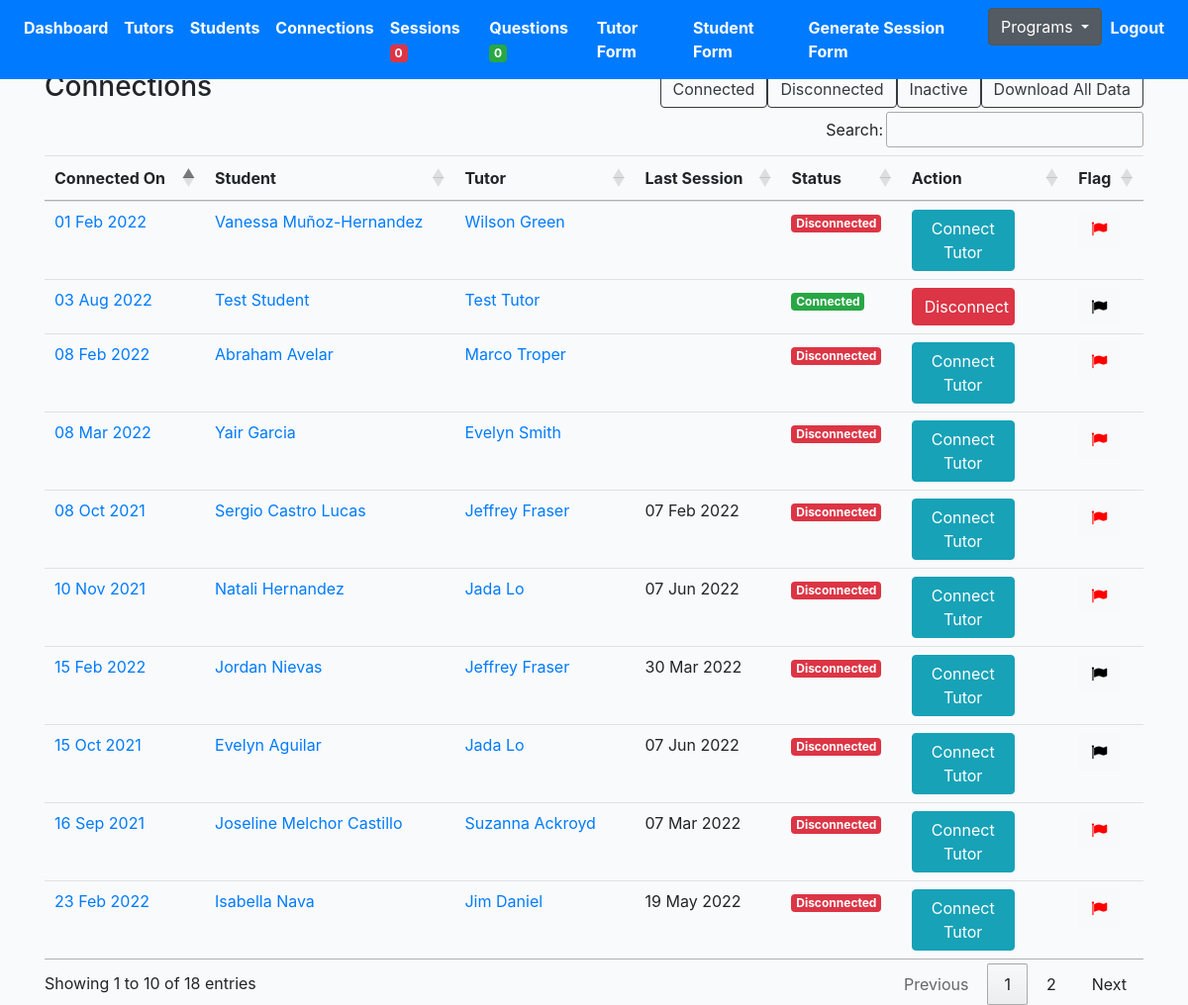
The page /tutoring/connections/ (signed in) on the database its author committed.
### profiles/models.py (models this page shows, shortened)
class Connection(models.Model):
    created = models.DateTimeField(auto_now_add=True)
    student = models.ForeignKey(Profile, on_delete=models.CASCADE, related_name='student')
    tutor = models.ForeignKey(Profile, on_delete=models.CASCADE, related_name='tutor')
    status = models.CharField(max_length=200, choices=STATUS_CHOICES)
    updated = models.DateTimeField(auto_now=True)
    flag = models.BooleanField(default=False)
    note = models.TextField(null=True, blank=True, max_length=1000)
    def get_absolute_url(self):
        return reverse("profiles:connection-detail-view", kwargs={"pk": self.pk})
    def get_sessions(self):
        return self.session_set.filter(submit_status=True).order_by('-updated')[:1]

class Profile(models.Model):
    role = models.CharField(max_length=200, choices=ROLE_CHOICES_PROFILE, null=True)
    avatar = models.ImageField(default='avatar.png', upload_to='avatars/')
    first_name = models.CharField(max_length=200, blank=True)
    last_name = models.CharField(max_length=200, blank=True)
    email = models.EmailField(max_length=200, blank=True)
    student_grade = models.CharField(null=True, blank=True, max_length=200, choices=STUDENT_GRADE_CHOICES)
    grade = models.CharField(null=True, blank=True, max_length=200, choices=GRADE_CHOICES)
    academic_advisor = models.ForeignKey(Academicadvisor, null=True, blank=True, on_delete=models.CASCADE, related_name='academic_advisor')
    academic_advisor_email = models.EmailField(max_length=200, blank=True)
    subjects = models.ManyToManyField(Subject, blank=True, related_name='subjects')
    school = models.CharField(max_length=200, blank=True)
    friends = models.ManyToManyField("self", blank=True, related_name='testfriends')
    updated = models.DateTimeField(auto_now=True)
    created = models.DateTimeField(auto_now_add=True)
    slug = models.SlugField(unique=True, blank=True)
    flag = models.BooleanField(default=False)
    parent1_first_name = models.CharField(max_length=200, blank=True)
    parent1_last_name = models.CharField(max_length=200, blank=True)
    parent1_phone = models.CharField(max_length=200, blank=True)
    parent1_email = models.EmailField(max_length=200, blank=True)
    student_capacity = models.IntegerField(null=True, blank=True)
    phone = models.CharField(max_length=200, blank=True)
    question = models.TextField(null=True, blank=True, max_length=1000)
    languages = models.ManyToManyField(Language, blank=True, related_name='subjects')
    comfortable_share_phone = models.BooleanField(default=False)
    permission_share_grade = models.BooleanField(default=False)
    optional_school_loop_profile_link = models.TextField(null=True, blank=True, max_length=500)
    optional_school_loop_username = models.TextField(null=True, blank=True, max_length=500)
    optional_school_loop_password = models.TextField(null=True, blank=True, max_length=500)
    parent_languages = models.CharField(null=True, blank=True, max_length=200, choices=LANGUAGE_CHOICES)
    age = models.IntegerField(null=True, blank=True)
    ethnic = models.CharField(null=True, blank=True, max_length=200, choices=ETHNIC_CHOICES)
    note = models.TextField(null=True, blank=True, max_length=1000)
    interest = models.ManyToManyField(Interest, blank=True, related_name='interest')
    check = models.CharField(null=True, blank=True, max_length=200, choices=YES_NO)
    status = models.CharField(null=True, blank=True, max_length=200, choices=PROFILE_STATUS, default='active')
    connect_virtual = models.BooleanField(default=False)
    def get_absolute_url(self):
        return reverse("profiles:profile-detail-view", kwargs={"slug": self.slug})
    __initial_first_name = None
    __initial_last_name = None
    def __init__(self, *args, **kwargs):
        super().__init__(*args, **kwargs)
        self.__initial_first_name = self.first_name
        self.__initial_last_name = self.last_name

class Session(models.Model):
    connection = models.ForeignKey(Connection, on_delete=models.CASCADE)
    meet = models.IntegerField(null=True, blank=True)
    length = models.FloatField(null=True, blank=True)
    subjects = models.ManyToManyField(Subject, blank=True, related_name='sessionsubjects')
    updated = models.DateTimeField(auto_now=True, null=True, blank=True)
    created = models.DateTimeField(auto_now_add=True)
    help = models.TextField(null=True, blank=True, max_length=1000)
    support = models.ManyToManyField(Support, blank=True, related_name='supports')
    othersupport = models.CharField(null=True, blank=True, max_length=200)
    rate = models.IntegerField(null=True, blank=True)
    productivity = models.IntegerField(null=True, blank=True)
    question = models.TextField(null=True, blank=True, max_length=1000)
    disconnect = models.CharField(null=True, blank=True, max_length=200, choices=CONT_STATUS_CHOICES)
    submit_status = models.BooleanField(default=False)
    flag = models.BooleanField(default=False)
    reason_disconnect= models.TextField(null=True, blank=True, max_length=1000)
    urgent_check = models.BooleanField(default=False)

### profiles/views.py (the view)
# urls.py: path('connections/', ConnectionListView.as_view(), name='connection-list'),
@method_decorator(login_required, name='dispatch')
@method_decorator(allowed_users(allowed_roles=['tutor', 'admin']), name='dispatch')
class ConnectionListView(ListView):
    model = Connection
    template_name = 'tutor/connection-list.html'
    def get_queryset(self):
        qs = Connection.objects.all().order_by('-created')
        return qs

### cprofiles/context_processors.py (called while the page is built)
def choice_question(request):
    if(request.user.id):
        choice_unanswered_question_num = Question.objects.filter(status="UNANSWERED").count()
        choice_session_flag_num = Session.objects.filter(flag=True).count()
        return {
            'choice_unanswered_question_num' : choice_unanswered_question_num,
            'choice_session_flag_num' : choice_session_flag_num
        }
    return {}

### middleschool/context_processors.py (called while the page is built)
def middle_school_question(request):
    if(request.user.id):
        middle_school_unanswered_question_num = Question.objects.filter(status="UNANSWERED").count()
        middle_school_session_flag_num = Session.objects.filter(flag=True).count()
        return {
            'middle_school_unanswered_question_num' : middle_school_unanswered_question_num,
            'middle_school_session_flag_num' : middle_school_session_flag_num
        }
    return {}

### mprofiles/context_processors.py (called while the page is built)
def mentor_question(request):
    if(request.user.id):
        mentor_unanswered_question_num = Question.objects.filter(status="UNANSWERED").count()
        mentor_session_flag_num = Session.objects.filter(flag=True).count()
        return {
            'mentor_unanswered_question_num' : mentor_unanswered_question_num,
            'mentor_session_flag_num' : mentor_session_flag_num
        }
    return {}

### profiles/context_processors.py (called while the page is built)
def high_school_question(request):
    if(request.user.id):
        high_school_unanswered_question_num = Question.objects.filter(status="UNANSWERED").count()
        high_school_session_flag_num = Session.objects.filter(flag=True).count()
        return {
            'high_school_unanswered_question_num' : high_school_unanswered_question_num,
            'high_school_session_flag_num' : high_school_session_flag_num
        }
    return {}

### templates/tutor/connection-list.html (shortened to what this page needs)
{% extends 'base.html' %}
{% load static %}
{% block stylesheet %}{% static '/css/my_invites.css' %}{% endblock %}
{% block content %}
<div class="row">
    <div class="col-auto mr-auto">
        <h3>Connections</h3>
    </div>
    <div class="col-auto">
        <div class="btn-group" role="group" aria-label="Basic example">
            <form action="{% url 'profiles:search-connection' %}" method="POST">
                <button type="submit" class="btn btn-outline-dark">Connected</button>
            </form>
            <form action="{% url 'profiles:search-connection' %}" method="POST">
                <button type="submit" class="btn btn-outline-dark">Disconnected</button>
            </form>
            <form action="{% url 'profiles:search-connection' %}" method="POST">
                <button type="submit" class="btn btn-outline-dark">Inactive</button>
            </form>
            <form action="{% url 'profiles:export-tutoring-connection-list' %}" method="POST">
                <button type="submit" class="btn btn-outline-dark">Download All Data</button>
            </form>
        </div>
    </div>
</div>
<div class="table-responsive-lg">
    <table id="myTable" class="table">
        <thead>
            <tr>
                <th scope="col">Connected On</th>
                <th scope="col">Student</th>
                <th scope="col">Tutor</th>
                <th scope="col">Last Session</th>
                <th scope="col">Status</th>
                <th scope="col">Action</th>
                <th scope="col">Flag</th>
            </tr>
        </thead>
        <tbody>
            {% for obj in object_list %}
            <tr>
                <td><a href="{{obj.get_absolute_url}}">{{obj.created|date:"d M Y"}}</a></td>
                <td><a href="{{obj.student.get_absolute_url}}">{{obj.student.first_name}} {{obj.student.last_name}}</a>
                </td>
                <td><a href="{{obj.tutor.get_absolute_url}}">{{obj.tutor.first_name}} {{obj.tutor.last_name}}</a></td>
                <td>{% for session in obj.get_sessions %}{{session.updated|date:"d M Y"}}{% endfor %}</td>
                <td class="status{{obj.id}}">
                    {% if obj.status == 'connected' %}
                    <div><span class="badge badge-success">Connected</div>
                    {% elif obj.status == 'disconnected' %}
                    <div><span class="badge badge-danger">Disconnected</div>
                    {% elif obj.status == 'inactive' %}
                    <div><span class="badge badge-warning">Inactive</div>
                    {% endif %}
                </td>
                <td>
                    {% if obj.status == 'connected' %}
                    <form action="{% url 'profiles:remove-connect' %}" method="POST">
                        <button type="submit" class="btnSize btn btn-danger">Disconnect</button>
                    </form>
                    {% elif obj.status == 'disconnected' %}
                    <a href="{% url 'profiles:student-detail-view' obj.student.slug %}"><button type="submit"
                            class="btnSize btn btn-info">Connect Tutor</button></a>
                    {% endif %}
                </td>
                <td>
                    <form action="{% url 'profiles:flag-connection' %}" method="POST" class='like-form' id='{{obj.id}}'>
                        <button type="submit" class="like_btn btn btn-light like-btn{{obj.id}}">
                            {% if obj.flag == False %}
                            <i class="fa fa-flag thumb{{obj.id}}" style="color:black"></i>
                            {% else %}
                            <i class="fa fa-flag thumb{{obj.id}}" style="color:red"></i>
                            {% endif %}
                        </button>
                    </form>
                </td>
            </tr>
            {% endfor %}
        </tbody>
    </table>
</div>
{% endblock content %}

### core/static/css/base.css (style rules this page uses)
body { background:#FAFAFA; }

### core/static/css/my_invites.css (style rules this page uses)
body { margin-top:20px; background:#FAFAFA; }
body { background-color: #f9fafb; margin-top:0px; }

### templates/tutor/connection-list.html (style rules this page uses)
button.btnSize { width: 70%; height: 100%; }

### rows shown on the page
Connection: created "03 Aug 2022", student.first_name "Test", student.last_name "Student", tutor.first_name "Test", tutor.last_name "Tutor", status "Connected"
Connection: created "08 Mar 2022", student.first_name "Yair", student.last_name "Garcia", tutor.first_name "Evelyn", tutor.last_name "Smith", status "Disconnected"
Connection: created "23 Feb 2022", student.first_name "Isabella", student.last_name "Nava", tutor.first_name "Jim", tutor.last_name "Daniel", status "Disconnected"
Session: updated "19 May 2022"
Connection: created "15 Feb 2022", student.first_name "Jordan", student.last_name "Nievas", tutor.first_name "Jeffrey", tutor.last_name "Fraser", status "Disconnected"
Session: updated "30 Mar 2022"
Connection: created "08 Feb 2022", student.first_name "Abraham", student.last_name "Avelar", tutor.first_name "Marco", tutor.last_name "Troper", status "Disconnected"
Connection: created "01 Feb 2022", student.first_name "Vanessa", student.last_name "Muñoz-Hernandez", tutor.first_name "Wilson", tutor.last_name "Green", status "Disconnected"
Connection: created "10 Nov 2021", student.first_name "Natali", student.last_name "Hernandez", tutor.first_name "Jada", tutor.last_name "Lo", status "Disconnected"
Session: updated "07 Jun 2022"
Connection: created "15 Oct 2021", student.first_name "Evelyn", student.last_name "Aguilar", tutor.first_name "Jada", tutor.last_name "Lo", status "Disconnected"
Session: updated "07 Jun 2022"
Connection: created "08 Oct 2021", student.first_name "Sergio", student.last_name "Castro Lucas", tutor.first_name "Jeffrey", tutor.last_name "Fraser", status "Disconnected"
Session: updated "07 Feb 2022"
Connection: created "16 Sep 2021", student.first_name "Joseline", student.last_name "Melchor Castillo", tutor.first_name "Suzanna", tutor.last_name "Ackroyd", status "Disconnected"
Session: updated "07 Mar 2022"

### other values the page prints
{{ high_school_session_flag_num }} "0"
{{ high_school_unanswered_question_num }} "0"
